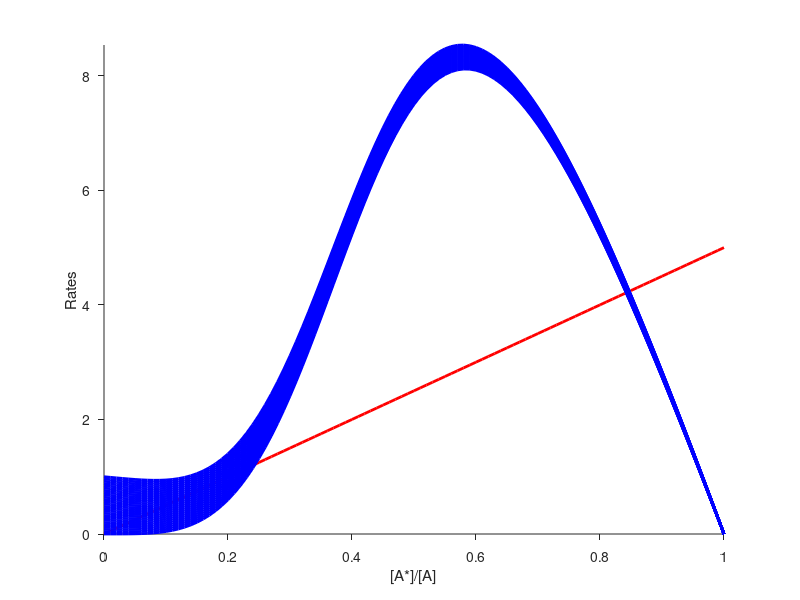
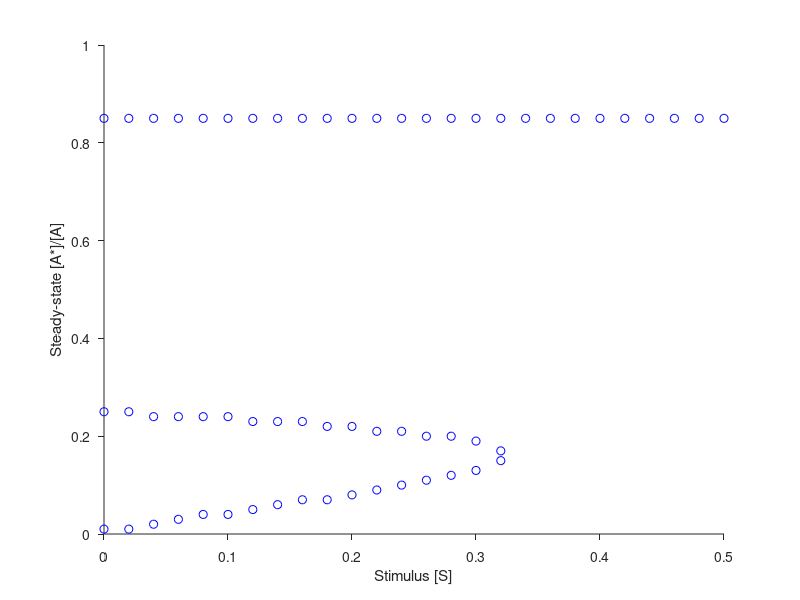

Here is the MATLAB script that generated these plots, in order:
% % Rate-balance plots
% % 
% % 3) Linear feedback, partially saturated backward reaction
% % 

Astar = 0:0.01:1 ;
S = 0:0.02:0.5 ;
kplus = 2 ;
kfs = 30 ;
Kmf = 0.5 ;
kminus = 5 ;
h = 4 ; % exponent

BR = kminus*Astar ;
figure
handle1 = gcf ;
hold on 
plot(Astar,BR,'r','LineWidth',2)
set(gca,'TickDir','Out')

figure
handle2 = gcf ;
hold on

for i=1:length(S)
  FR = (kplus*S(i)+kfs*(Astar.^h./(Astar.^h+Kmf^h))).*(1-Astar) ;
  figure(handle1)
  plot(Astar,FR,'b','LineWidth',2)
  
  crossings = [] ;
  difference = FR-BR ;
  for iii=2:length(FR)
    if (sign(difference(iii)) ~= sign(difference(iii-1)))
      crossings = [crossings,iii] ;
    end
  end
  figure(handle2)
  plot(S(i),Astar(crossings),'bo')
  
end
figure(handle1)
axis([0 1 0 max(FR)])
set(gca,'TickDir','Out')
xlabel('[A*]/[A]')
ylabel('Rates')

figure(handle2)
set(gca,'TickDir','Out')
xlabel('Stimulus [S]')
ylabel('Steady-state [A*]/[A]')